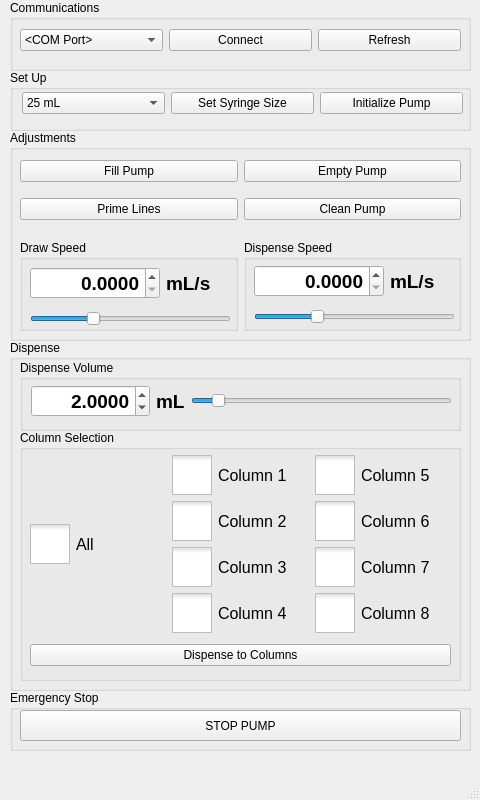
<?xml version="1.0" encoding="UTF-8"?>
<ui version="4.0">
 <class>MainWindow</class>
 <widget class="QMainWindow" name="MainWindow">
  <property name="geometry">
   <rect>
    <x>0</x>
    <y>0</y>
    <width>480</width>
    <height>800</height>
   </rect>
  </property>
  <property name="minimumSize">
   <size>
    <width>480</width>
    <height>800</height>
   </size>
  </property>
  <property name="maximumSize">
   <size>
    <width>480</width>
    <height>800</height>
   </size>
  </property>
  <property name="windowTitle">
   <string>SEC</string>
  </property>
  <property name="windowIcon">
   <iconset>
    <normaloff>C:/Users/Allen Tat/Desktop/unnamed.jpg</normaloff>C:/Users/Allen Tat/Desktop/unnamed.jpg</iconset>
  </property>
  <widget class="QWidget" name="centralwidget">
   <widget class="QGroupBox" name="commsBox">
    <property name="geometry">
     <rect>
      <x>10</x>
      <y>0</y>
      <width>461</width>
      <height>71</height>
     </rect>
    </property>
    <property name="title">
     <string>Communications</string>
    </property>
    <widget class="QWidget" name="layoutWidget">
     <property name="geometry">
      <rect>
       <x>10</x>
       <y>20</y>
       <width>441</width>
       <height>41</height>
      </rect>
     </property>
     <layout class="QHBoxLayout" name="horizontalLayout">
      <item>
       <widget class="QComboBox" name="comPortComboBox">
        <item>
         <property name="text">
          <string>&lt;COM Port&gt;</string>
         </property>
        </item>
       </widget>
      </item>
      <item>
       <widget class="QPushButton" name="connectButton">
        <property name="text">
         <string>Connect</string>
        </property>
       </widget>
      </item>
      <item>
       <widget class="QPushButton" name="refreshButton">
        <property name="text">
         <string>Refresh</string>
        </property>
       </widget>
      </item>
     </layout>
    </widget>
   </widget>
   <widget class="QGroupBox" name="setUpBox">
    <property name="geometry">
     <rect>
      <x>10</x>
      <y>70</y>
      <width>461</width>
      <height>61</height>
     </rect>
    </property>
    <property name="title">
     <string>Set Up</string>
    </property>
    <widget class="QWidget" name="">
     <property name="geometry">
      <rect>
       <x>12</x>
       <y>20</y>
       <width>441</width>
       <height>26</height>
      </rect>
     </property>
     <layout class="QHBoxLayout" name="horizontalLayout_2">
      <item>
       <widget class="QComboBox" name="syringeComboBox">
        <item>
         <property name="text">
          <string>25 mL</string>
         </property>
        </item>
        <item>
         <property name="text">
          <string>50 μL</string>
         </property>
        </item>
        <item>
         <property name="text">
          <string>100 μL</string>
         </property>
        </item>
        <item>
         <property name="text">
          <string>250 μL</string>
         </property>
        </item>
        <item>
         <property name="text">
          <string>500 μL</string>
         </property>
        </item>
        <item>
         <property name="text">
          <string>1 mL</string>
         </property>
        </item>
        <item>
         <property name="text">
          <string>5 mL</string>
         </property>
        </item>
        <item>
         <property name="text">
          <string>10 mL</string>
         </property>
        </item>
       </widget>
      </item>
      <item>
       <widget class="QPushButton" name="syringeButton">
        <property name="text">
         <string>Set Syringe Size</string>
        </property>
       </widget>
      </item>
      <item>
       <widget class="QPushButton" name="initializeButton">
        <property name="text">
         <string>Initialize Pump</string>
        </property>
       </widget>
      </item>
     </layout>
    </widget>
   </widget>
   <widget class="QGroupBox" name="emergencyStopBox">
    <property name="geometry">
     <rect>
      <x>10</x>
      <y>690</y>
      <width>461</width>
      <height>61</height>
     </rect>
    </property>
    <property name="title">
     <string>Emergency Stop</string>
    </property>
    <widget class="QPushButton" name="stopButton">
     <property name="geometry">
      <rect>
       <x>10</x>
       <y>20</y>
       <width>441</width>
       <height>31</height>
      </rect>
     </property>
     <property name="text">
      <string>STOP PUMP</string>
     </property>
    </widget>
   </widget>
   <widget class="QGroupBox" name="dispenseBox">
    <property name="geometry">
     <rect>
      <x>10</x>
      <y>340</y>
      <width>461</width>
      <height>351</height>
     </rect>
    </property>
    <property name="title">
     <string>Dispense</string>
    </property>
    <widget class="QGroupBox" name="columnSelectBox">
     <property name="geometry">
      <rect>
       <x>10</x>
       <y>90</y>
       <width>441</width>
       <height>251</height>
      </rect>
     </property>
     <property name="font">
      <font>
       <bold>false</bold>
      </font>
     </property>
     <property name="title">
      <string>Column Selection</string>
     </property>
     <widget class="QWidget" name="">
      <property name="geometry">
       <rect>
        <x>10</x>
        <y>20</y>
        <width>421</width>
        <height>221</height>
       </rect>
      </property>
      <layout class="QVBoxLayout" name="verticalLayout_4">
       <item>
        <layout class="QHBoxLayout" name="horizontalLayout_3">
         <item>
          <widget class="QCheckBox" name="allCheckBox">
           <property name="font">
            <font>
             <pointsize>12</pointsize>
             <bold>false</bold>
            </font>
           </property>
           <property name="styleSheet">
            <string notr="true">QCheckBox::indicator {
    width: 40px;
    height: 40px;
}
QCheckBox::indicator:unchecked {
	 image: url(C:/Users/Allen Tat/Documents/SEC_GUI/Chromatography_GUI/CheckBoxIcons/BlankCheckBox400px.svg);
}

QCheckBox::indicator:unchecked:hover {
    image: url(C:/Users/Allen Tat/Documents/SEC_GUI/Chromatography_GUI/CheckBoxIcons/HoverCheckBox400px.svg);
}

QCheckBox::indicator:unchecked:pressed {
    image: url(C:/Users/Allen Tat/Documents/SEC_GUI/Chromatography_GUI/CheckBoxIcons/HoverCheckBox400px.svg);
}

QCheckBox::indicator:checked {
     image: url(C:/Users/Allen Tat/Documents/SEC_GUI/Chromatography_GUI/CheckBoxIcons/CheckedCheckBox400px.svg);
}

QCheckBox::indicator:checked:hover {
    image: url(C:/Users/Allen Tat/Documents/SEC_GUI/Chromatography_GUI/CheckBoxIcons/HoverCheckedCheckBox400px.svg);
}

QCheckBox::indicator:checked:pressed {
     image: url(C:/Users/Allen Tat/Documents/SEC_GUI/Chromatography_GUI/CheckBoxIcons/HoverCheckedCheckBox400px.svg);
}</string>
           </property>
           <property name="text">
            <string>All</string>
           </property>
          </widget>
         </item>
         <item>
          <layout class="QVBoxLayout" name="verticalLayout_3">
           <item>
            <widget class="QCheckBox" name="column1CheckBox">
             <property name="font">
              <font>
               <pointsize>12</pointsize>
               <bold>false</bold>
              </font>
             </property>
             <property name="styleSheet">
              <string notr="true">QCheckBox::indicator {
    width: 40px;
    height: 40px;
}
QCheckBox::indicator:unchecked {
	 image: url(C:/Users/Allen Tat/Documents/SEC_GUI/Chromatography_GUI/CheckBoxIcons/BlankCheckBox400px.svg);
}

QCheckBox::indicator:unchecked:hover {
    image: url(C:/Users/Allen Tat/Documents/SEC_GUI/Chromatography_GUI/CheckBoxIcons/HoverCheckBox400px.svg);
}

QCheckBox::indicator:unchecked:pressed {
    image: url(C:/Users/Allen Tat/Documents/SEC_GUI/Chromatography_GUI/CheckBoxIcons/HoverCheckBox400px.svg);
}

QCheckBox::indicator:checked {
     image: url(C:/Users/Allen Tat/Documents/SEC_GUI/Chromatography_GUI/CheckBoxIcons/CheckedCheckBox400px.svg);
}

QCheckBox::indicator:checked:hover {
    image: url(C:/Users/Allen Tat/Documents/SEC_GUI/Chromatography_GUI/CheckBoxIcons/HoverCheckedCheckBox400px.svg);
}

QCheckBox::indicator:checked:pressed {
     image: url(C:/Users/Allen Tat/Documents/SEC_GUI/Chromatography_GUI/CheckBoxIcons/HoverCheckedCheckBox400px.svg);
}</string>
             </property>
             <property name="text">
              <string>Column 1</string>
             </property>
            </widget>
           </item>
           <item>
            <widget class="QCheckBox" name="column2CheckBox">
             <property name="font">
              <font>
               <pointsize>12</pointsize>
               <bold>false</bold>
              </font>
             </property>
             <property name="styleSheet">
              <string notr="true">QCheckBox::indicator {
    width: 40px;
    height: 40px;
}
QCheckBox::indicator:unchecked {
	 image: url(C:/Users/Allen Tat/Documents/SEC_GUI/Chromatography_GUI/CheckBoxIcons/BlankCheckBox400px.svg);
}

QCheckBox::indicator:unchecked:hover {
    image: url(C:/Users/Allen Tat/Documents/SEC_GUI/Chromatography_GUI/CheckBoxIcons/HoverCheckBox400px.svg);
}

QCheckBox::indicator:unchecked:pressed {
    image: url(C:/Users/Allen Tat/Documents/SEC_GUI/Chromatography_GUI/CheckBoxIcons/HoverCheckBox400px.svg);
}

QCheckBox::indicator:checked {
     image: url(C:/Users/Allen Tat/Documents/SEC_GUI/Chromatography_GUI/CheckBoxIcons/CheckedCheckBox400px.svg);
}

QCheckBox::indicator:checked:hover {
    image: url(C:/Users/Allen Tat/Documents/SEC_GUI/Chromatography_GUI/CheckBoxIcons/HoverCheckedCheckBox400px.svg);
}

QCheckBox::indicator:checked:pressed {
     image: url(C:/Users/Allen Tat/Documents/SEC_GUI/Chromatography_GUI/CheckBoxIcons/HoverCheckedCheckBox400px.svg);
}</string>
             </property>
             <property name="text">
              <string>Column 2</string>
             </property>
            </widget>
           </item>
           <item>
            <widget class="QCheckBox" name="column3CheckBox">
             <property name="font">
              <font>
               <pointsize>12</pointsize>
               <bold>false</bold>
              </font>
             </property>
             <property name="styleSheet">
              <string notr="true">QCheckBox::indicator {
    width: 40px;
    height: 40px;
}
QCheckBox::indicator:unchecked {
	 image: url(C:/Users/Allen Tat/Documents/SEC_GUI/Chromatography_GUI/CheckBoxIcons/BlankCheckBox400px.svg);
}

QCheckBox::indicator:unchecked:hover {
    image: url(C:/Users/Allen Tat/Documents/SEC_GUI/Chromatography_GUI/CheckBoxIcons/HoverCheckBox400px.svg);
}

QCheckBox::indicator:unchecked:pressed {
    image: url(C:/Users/Allen Tat/Documents/SEC_GUI/Chromatography_GUI/CheckBoxIcons/HoverCheckBox400px.svg);
}

QCheckBox::indicator:checked {
     image: url(C:/Users/Allen Tat/Documents/SEC_GUI/Chromatography_GUI/CheckBoxIcons/CheckedCheckBox400px.svg);
}

QCheckBox::indicator:checked:hover {
    image: url(C:/Users/Allen Tat/Documents/SEC_GUI/Chromatography_GUI/CheckBoxIcons/HoverCheckedCheckBox400px.svg);
}

QCheckBox::indicator:checked:pressed {
     image: url(C:/Users/Allen Tat/Documents/SEC_GUI/Chromatography_GUI/CheckBoxIcons/HoverCheckedCheckBox400px.svg);
}</string>
             </property>
             <property name="text">
              <string>Column 3</string>
             </property>
            </widget>
           </item>
           <item>
            <widget class="QCheckBox" name="column4CheckBox">
             <property name="font">
              <font>
               <pointsize>12</pointsize>
               <bold>false</bold>
              </font>
             </property>
             <property name="styleSheet">
              <string notr="true">QCheckBox::indicator {
    width: 40px;
    height: 40px;
}
QCheckBox::indicator:unchecked {
	 image: url(C:/Users/Allen Tat/Documents/SEC_GUI/Chromatography_GUI/CheckBoxIcons/BlankCheckBox400px.svg);
}

QCheckBox::indicator:unchecked:hover {
    image: url(C:/Users/Allen Tat/Documents/SEC_GUI/Chromatography_GUI/CheckBoxIcons/HoverCheckBox400px.svg);
}

QCheckBox::indicator:unchecked:pressed {
    image: url(C:/Users/Allen Tat/Documents/SEC_GUI/Chromatography_GUI/CheckBoxIcons/HoverCheckBox400px.svg);
}

QCheckBox::indicator:checked {
     image: url(C:/Users/Allen Tat/Documents/SEC_GUI/Chromatography_GUI/CheckBoxIcons/CheckedCheckBox400px.svg);
}

QCheckBox::indicator:checked:hover {
    image: url(C:/Users/Allen Tat/Documents/SEC_GUI/Chromatography_GUI/CheckBoxIcons/HoverCheckedCheckBox400px.svg);
}

QCheckBox::indicator:checked:pressed {
     image: url(C:/Users/Allen Tat/Documents/SEC_GUI/Chromatography_GUI/CheckBoxIcons/HoverCheckedCheckBox400px.svg);
}</string>
             </property>
             <property name="text">
              <string>Column 4</string>
             </property>
            </widget>
           </item>
          </layout>
         </item>
         <item>
          <layout class="QVBoxLayout" name="verticalLayout_2">
           <item>
            <widget class="QCheckBox" name="column5CheckBox">
             <property name="font">
              <font>
               <pointsize>12</pointsize>
               <bold>false</bold>
              </font>
             </property>
             <property name="styleSheet">
              <string notr="true">QCheckBox::indicator {
    width: 40px;
    height: 40px;
}
QCheckBox::indicator:unchecked {
	 image: url(C:/Users/Allen Tat/Documents/SEC_GUI/Chromatography_GUI/CheckBoxIcons/BlankCheckBox400px.svg);
}

QCheckBox::indicator:unchecked:hover {
    image: url(C:/Users/Allen Tat/Documents/SEC_GUI/Chromatography_GUI/CheckBoxIcons/HoverCheckBox400px.svg);
}

QCheckBox::indicator:unchecked:pressed {
    image: url(C:/Users/Allen Tat/Documents/SEC_GUI/Chromatography_GUI/CheckBoxIcons/HoverCheckBox400px.svg);
}

QCheckBox::indicator:checked {
     image: url(C:/Users/Allen Tat/Documents/SEC_GUI/Chromatography_GUI/CheckBoxIcons/CheckedCheckBox400px.svg);
}

QCheckBox::indicator:checked:hover {
    image: url(C:/Users/Allen Tat/Documents/SEC_GUI/Chromatography_GUI/CheckBoxIcons/HoverCheckedCheckBox400px.svg);
}

QCheckBox::indicator:checked:pressed {
     image: url(C:/Users/Allen Tat/Documents/SEC_GUI/Chromatography_GUI/CheckBoxIcons/HoverCheckedCheckBox400px.svg);
}</string>
             </property>
             <property name="text">
              <string>Column 5</string>
             </property>
            </widget>
           </item>
           <item>
            <widget class="QCheckBox" name="column6CheckBox">
             <property name="font">
              <font>
               <pointsize>12</pointsize>
               <bold>false</bold>
              </font>
             </property>
             <property name="styleSheet">
              <string notr="true">QCheckBox::indicator {
    width: 40px;
    height: 40px;
}
QCheckBox::indicator:unchecked {
	 image: url(C:/Users/Allen Tat/Documents/SEC_GUI/Chromatography_GUI/CheckBoxIcons/BlankCheckBox400px.svg);
}

QCheckBox::indicator:unchecked:hover {
    image: url(C:/Users/Allen Tat/Documents/SEC_GUI/Chromatography_GUI/CheckBoxIcons/HoverCheckBox400px.svg);
}

QCheckBox::indicator:unchecked:pressed {
    image: url(C:/Users/Allen Tat/Documents/SEC_GUI/Chromatography_GUI/CheckBoxIcons/HoverCheckBox400px.svg);
}

QCheckBox::indicator:checked {
     image: url(C:/Users/Allen Tat/Documents/SEC_GUI/Chromatography_GUI/CheckBoxIcons/CheckedCheckBox400px.svg);
}

QCheckBox::indicator:checked:hover {
    image: url(C:/Users/Allen Tat/Documents/SEC_GUI/Chromatography_GUI/CheckBoxIcons/HoverCheckedCheckBox400px.svg);
}

QCheckBox::indicator:checked:pressed {
     image: url(C:/Users/Allen Tat/Documents/SEC_GUI/Chromatography_GUI/CheckBoxIcons/HoverCheckedCheckBox400px.svg);
}</string>
             </property>
             <property name="text">
              <string>Column 6</string>
             </property>
            </widget>
           </item>
           <item>
            <widget class="QCheckBox" name="column7CheckBox">
             <property name="font">
              <font>
               <pointsize>12</pointsize>
               <bold>false</bold>
              </font>
             </property>
             <property name="styleSheet">
              <string notr="true">QCheckBox::indicator {
    width: 40px;
    height: 40px;
}
QCheckBox::indicator:unchecked {
	 image: url(C:/Users/Allen Tat/Documents/SEC_GUI/Chromatography_GUI/CheckBoxIcons/BlankCheckBox400px.svg);
}

QCheckBox::indicator:unchecked:hover {
    image: url(C:/Users/Allen Tat/Documents/SEC_GUI/Chromatography_GUI/CheckBoxIcons/HoverCheckBox400px.svg);
}

QCheckBox::indicator:unchecked:pressed {
    image: url(C:/Users/Allen Tat/Documents/SEC_GUI/Chromatography_GUI/CheckBoxIcons/HoverCheckBox400px.svg);
}

QCheckBox::indicator:checked {
     image: url(C:/Users/Allen Tat/Documents/SEC_GUI/Chromatography_GUI/CheckBoxIcons/CheckedCheckBox400px.svg);
}

QCheckBox::indicator:checked:hover {
    image: url(C:/Users/Allen Tat/Documents/SEC_GUI/Chromatography_GUI/CheckBoxIcons/HoverCheckedCheckBox400px.svg);
}

QCheckBox::indicator:checked:pressed {
     image: url(C:/Users/Allen Tat/Documents/SEC_GUI/Chromatography_GUI/CheckBoxIcons/HoverCheckedCheckBox400px.svg);
}</string>
             </property>
             <property name="text">
              <string>Column 7</string>
             </property>
            </widget>
           </item>
           <item>
            <widget class="QCheckBox" name="column8CheckBox">
             <property name="font">
              <font>
               <pointsize>12</pointsize>
               <bold>false</bold>
              </font>
             </property>
             <property name="styleSheet">
              <string notr="true">QCheckBox::indicator {
    width: 40px;
    height: 40px;
}
QCheckBox::indicator:unchecked {
	 image: url(C:/Users/Allen Tat/Documents/SEC_GUI/Chromatography_GUI/CheckBoxIcons/BlankCheckBox400px.svg);
}

QCheckBox::indicator:unchecked:hover {
    image: url(C:/Users/Allen Tat/Documents/SEC_GUI/Chromatography_GUI/CheckBoxIcons/HoverCheckBox400px.svg);
}

QCheckBox::indicator:unchecked:pressed {
    image: url(C:/Users/Allen Tat/Documents/SEC_GUI/Chromatography_GUI/CheckBoxIcons/HoverCheckBox400px.svg);
}

QCheckBox::indicator:checked {
     image: url(C:/Users/Allen Tat/Documents/SEC_GUI/Chromatography_GUI/CheckBoxIcons/CheckedCheckBox400px.svg);
}

QCheckBox::indicator:checked:hover {
    image: url(C:/Users/Allen Tat/Documents/SEC_GUI/Chromatography_GUI/CheckBoxIcons/HoverCheckedCheckBox400px.svg);
}

QCheckBox::indicator:checked:pressed {
     image: url(C:/Users/Allen Tat/Documents/SEC_GUI/Chromatography_GUI/CheckBoxIcons/HoverCheckedCheckBox400px.svg);
}</string>
             </property>
             <property name="text">
              <string>Column 8</string>
             </property>
             <property name="iconSize">
              <size>
               <width>16</width>
               <height>16</height>
              </size>
             </property>
            </widget>
           </item>
          </layout>
         </item>
        </layout>
       </item>
       <item>
        <widget class="QPushButton" name="dispenseButton">
         <property name="text">
          <string>Dispense to Columns</string>
         </property>
        </widget>
       </item>
      </layout>
     </widget>
    </widget>
    <widget class="QGroupBox" name="dispenseVolumeBox">
     <property name="geometry">
      <rect>
       <x>10</x>
       <y>20</y>
       <width>441</width>
       <height>71</height>
      </rect>
     </property>
     <property name="title">
      <string>Dispense Volume</string>
     </property>
     <widget class="QWidget" name="">
      <property name="geometry">
       <rect>
        <x>11</x>
        <y>20</y>
        <width>421</width>
        <height>42</height>
       </rect>
      </property>
      <layout class="QHBoxLayout" name="horizontalLayout_4">
       <item>
        <widget class="QDoubleSpinBox" name="dispenseSpinBox">
         <property name="font">
          <font>
           <pointsize>14</pointsize>
           <bold>true</bold>
          </font>
         </property>
         <property name="alignment">
          <set>Qt::AlignRight|Qt::AlignTrailing|Qt::AlignVCenter</set>
         </property>
         <property name="decimals">
          <number>4</number>
         </property>
         <property name="maximum">
          <double>1000.000000000000000</double>
         </property>
         <property name="value">
          <double>2.000000000000000</double>
         </property>
        </widget>
       </item>
       <item>
        <widget class="QLabel" name="dispenseUnits">
         <property name="font">
          <font>
           <pointsize>14</pointsize>
           <bold>true</bold>
          </font>
         </property>
         <property name="text">
          <string>mL</string>
         </property>
        </widget>
       </item>
       <item>
        <widget class="QSlider" name="dispenseVolumeSlider">
         <property name="maximum">
          <number>25</number>
         </property>
         <property name="value">
          <number>2</number>
         </property>
         <property name="orientation">
          <enum>Qt::Horizontal</enum>
         </property>
         <property name="invertedAppearance">
          <bool>false</bool>
         </property>
        </widget>
       </item>
      </layout>
     </widget>
    </widget>
   </widget>
   <widget class="QGroupBox" name="groupBox_2">
    <property name="geometry">
     <rect>
      <x>10</x>
      <y>130</y>
      <width>461</width>
      <height>211</height>
     </rect>
    </property>
    <property name="title">
     <string>Adjustments</string>
    </property>
    <widget class="QWidget" name="">
     <property name="geometry">
      <rect>
       <x>10</x>
       <y>110</y>
       <width>441</width>
       <height>91</height>
      </rect>
     </property>
     <layout class="QHBoxLayout" name="horizontalLayout_5">
      <item>
       <widget class="QGroupBox" name="speedGroupBox">
        <property name="title">
         <string>Draw Speed</string>
        </property>
        <widget class="QSlider" name="horizontalSlider_2">
         <property name="geometry">
          <rect>
           <x>11</x>
           <y>93</y>
           <width>84</width>
           <height>22</height>
          </rect>
         </property>
         <property name="maximum">
          <number>10000</number>
         </property>
         <property name="singleStep">
          <number>100</number>
         </property>
         <property name="value">
          <number>3000</number>
         </property>
         <property name="orientation">
          <enum>Qt::Horizontal</enum>
         </property>
        </widget>
        <widget class="QWidget" name="">
         <property name="geometry">
          <rect>
           <x>10</x>
           <y>22</y>
           <width>201</width>
           <height>64</height>
          </rect>
         </property>
         <layout class="QVBoxLayout" name="verticalLayout_5">
          <item>
           <layout class="QHBoxLayout" name="horizontalLayout_6">
            <item>
             <widget class="QDoubleSpinBox" name="drawSpeedSpinBox">
              <property name="font">
               <font>
                <pointsize>14</pointsize>
                <bold>true</bold>
               </font>
              </property>
              <property name="alignment">
               <set>Qt::AlignRight|Qt::AlignTrailing|Qt::AlignVCenter</set>
              </property>
              <property name="decimals">
               <number>4</number>
              </property>
              <property name="maximum">
               <double>10000.000000000000000</double>
              </property>
              <property name="singleStep">
               <double>100.000000000000000</double>
              </property>
              <property name="value">
               <double>0.000000000000000</double>
              </property>
             </widget>
            </item>
            <item>
             <widget class="QLabel" name="drawSpeedUnits">
              <property name="font">
               <font>
                <pointsize>14</pointsize>
                <bold>true</bold>
               </font>
              </property>
              <property name="text">
               <string>mL/s</string>
              </property>
             </widget>
            </item>
           </layout>
          </item>
          <item>
           <widget class="QSlider" name="drawSpeedSlider">
            <property name="maximum">
             <number>10000</number>
            </property>
            <property name="singleStep">
             <number>100</number>
            </property>
            <property name="value">
             <number>3000</number>
            </property>
            <property name="orientation">
             <enum>Qt::Horizontal</enum>
            </property>
           </widget>
          </item>
         </layout>
        </widget>
       </widget>
      </item>
      <item>
       <widget class="QGroupBox" name="groupBox">
        <property name="title">
         <string>Dispense Speed</string>
        </property>
        <widget class="QWidget" name="">
         <property name="geometry">
          <rect>
           <x>10</x>
           <y>20</y>
           <width>201</width>
           <height>64</height>
          </rect>
         </property>
         <layout class="QVBoxLayout" name="verticalLayout_6">
          <item>
           <layout class="QHBoxLayout" name="horizontalLayout_7">
            <item>
             <widget class="QDoubleSpinBox" name="dispenseSpeedSpinBox">
              <property name="font">
               <font>
                <pointsize>14</pointsize>
                <bold>true</bold>
               </font>
              </property>
              <property name="alignment">
               <set>Qt::AlignRight|Qt::AlignTrailing|Qt::AlignVCenter</set>
              </property>
              <property name="decimals">
               <number>4</number>
              </property>
              <property name="maximum">
               <double>10000.000000000000000</double>
              </property>
              <property name="singleStep">
               <double>100.000000000000000</double>
              </property>
              <property name="value">
               <double>0.000000000000000</double>
              </property>
             </widget>
            </item>
            <item>
             <widget class="QLabel" name="dispenseSpeedUnits">
              <property name="font">
               <font>
                <pointsize>14</pointsize>
                <bold>true</bold>
               </font>
              </property>
              <property name="text">
               <string>mL/s</string>
              </property>
             </widget>
            </item>
           </layout>
          </item>
          <item>
           <widget class="QSlider" name="dispenseSpeedSlider">
            <property name="maximum">
             <number>10000</number>
            </property>
            <property name="singleStep">
             <number>100</number>
            </property>
            <property name="value">
             <number>3000</number>
            </property>
            <property name="orientation">
             <enum>Qt::Horizontal</enum>
            </property>
           </widget>
          </item>
         </layout>
        </widget>
       </widget>
      </item>
     </layout>
    </widget>
    <widget class="QWidget" name="">
     <property name="geometry">
      <rect>
       <x>10</x>
       <y>20</y>
       <width>441</width>
       <height>81</height>
      </rect>
     </property>
     <layout class="QHBoxLayout" name="horizontalLayout_8">
      <item>
       <layout class="QVBoxLayout" name="verticalLayout_7">
        <item>
         <widget class="QPushButton" name="fillButton">
          <property name="text">
           <string>Fill Pump</string>
          </property>
         </widget>
        </item>
        <item>
         <widget class="QPushButton" name="primeButton">
          <property name="text">
           <string>Prime Lines</string>
          </property>
         </widget>
        </item>
       </layout>
      </item>
      <item>
       <layout class="QVBoxLayout" name="verticalLayout">
        <item>
         <widget class="QPushButton" name="emptyButton">
          <property name="text">
           <string>Empty Pump</string>
          </property>
         </widget>
        </item>
        <item>
         <widget class="QPushButton" name="cleanButton">
          <property name="text">
           <string>Clean Pump</string>
          </property>
         </widget>
        </item>
       </layout>
      </item>
     </layout>
    </widget>
   </widget>
  </widget>
  <widget class="QMenuBar" name="menubar">
   <property name="geometry">
    <rect>
     <x>0</x>
     <y>0</y>
     <width>480</width>
     <height>22</height>
    </rect>
   </property>
  </widget>
  <widget class="QStatusBar" name="statusbar"/>
 </widget>
 <resources/>
 <connections/>
</ui>
